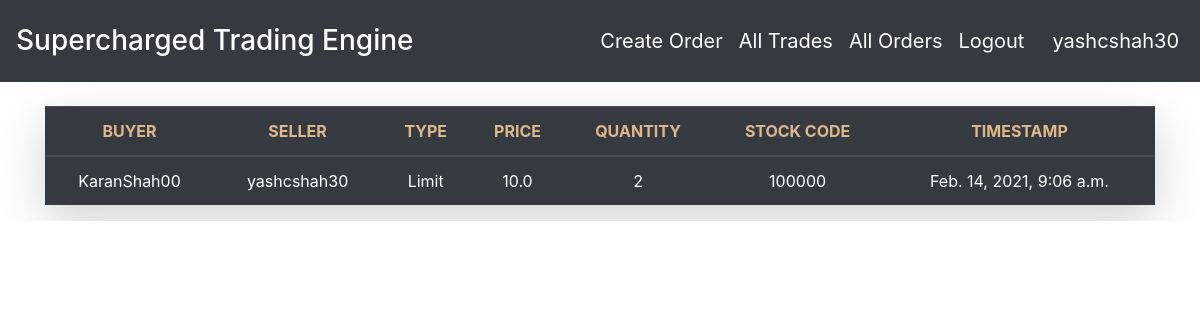
Page /trades/ (signed in) on the earlier database version.
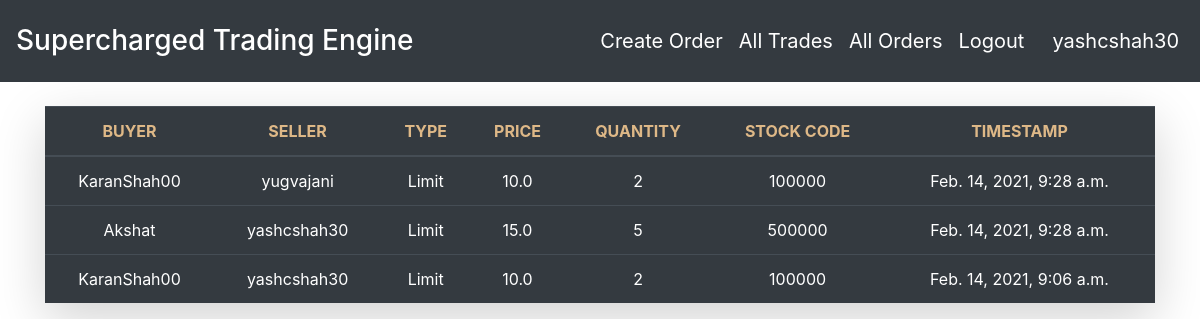
Same page on the later database version.
### orders/models.py (models this page shows, shortened)
class Trade(models.Model):
    buyer = models.ForeignKey(User, on_delete=models.CASCADE, related_name='buyer_user')
    seller = models.ForeignKey(User, on_delete=models.CASCADE, related_name='seller_user')
    type = models.CharField(max_length=1, choices=TYPE_CHOICES)
    timestamp = models.DateTimeField(default=timezone.now)
    price = models.FloatField(default=0.0, validators=[MinValueValidator(0.0)])
    quantity = models.IntegerField(default=1, validators=[MinValueValidator(1)])
    stock_code = models.CharField(max_length=6, validators=[MinLengthValidator(6)])

### orders/views.py (the view)
# urls.py: path('trades/', TradeListView.as_view(), name = 'trades-list'),
class TradeListView(LoginRequiredMixin, ListView):
    model = Trade
    template_name = 'orders/trade_list.html'
    ordering =['-timestamp']
    context_object_name='trades'

### orders/templates/orders/trade_list.html (shortened to what this page needs)
<!DOCTYPE html>
<html lang="en">
<head>
  <link rel="stylesheet" href="https://maxcdn.bootstrapcdn.com/bootstrap/4.4.1/css/bootstrap.min.css">
</head>
<body>
  <nav class="navbar navbar-expand-sm bg-dark navbar-dark">
    <ul class="navbar-nav">
      <li class="nav-item active">
        <p class="text-light"><h3 style="color: white;">Supercharged Trading Engine</h3></p>
      </li>
    </ul>
    <ul class="navbar-nav ml-auto">
      <li class="nav-item">
        <a class="text-ligt nav-link" href="{%url 'order-create' %}" style="color: white;font-size: 20px;padding-right: 8px;">Create Order</a>
      </li>
      <li class="nav-item">
        <a class="text-ligt nav-link" href="{%url 'trades-list' %}" style="color: white;font-size: 20px;padding-right: 8px;">All Trades</a>
      </li>
      <li class="nav-item">
        <a class="text-ligt nav-link" href="{%url 'orders-list' %}" style="color: white;font-size: 20px;padding-right: 8px;">All Orders</a>
      </li>
      <li class="nav-item">
        <a class="text-ligt nav-link" href="{% url 'logout' %} " style="color: white; font-size: 20px;padding-right: 20px;">Logout</a>
      </li>
      <li class="nav-item">
        <a class="text-ligt nav-link" href="#" style="color: white;font-size: 20px;padding-right: 5px;">{{user.username}}</a>
      </li>
    </ul>
  </nav>
<br>
<div class="container">
  <table class="table table-dark table-hover shadow-lg">
    <thead>
      <tr>
        <th class="text-center font-weight-bolder  text-uppercase" style="color: burlywood;">Buyer</th>
        <th class="text-center font-weight-bolder  text-uppercase" style="color: burlywood;">Seller</th>
      <th class="text-center font-weight-bolder  text-uppercase" style="color: burlywood;">Type</th>
        <th class="text-center font-weight-bolder text-uppercase" style="color: burlywood;">Price</th>
        <th class="text-center font-weight-bolder text-uppercase" style="color: burlywood;">Quantity</th>
        <th class="text-center font-weight-bolder text-uppercase" style="color: burlywood;">Stock Code</th>
        <th class="text-center font-weight-bolder text-uppercase" style="color:burlywood;">Timestamp</th>
      </tr>
    </thead>
    <tbody>
        {%if trades%}
        {% for trade in trades%}
        <tr>
            <td class="text-center">{{trade.buyer}}</td>
            <td class="text-center">{{trade.seller}}</td>
          <td class="text-center">{{trade.get_type_display}}</td>
        <td class="text-center">{{trade.price}}</td>
        <td class="text-center">{{trade.quantity}}</td>
        <td class="text-center">{{trade.stock_code}}</td>
        <td class="text-center">{{trade.timestamp}}</td>
      </tr>
        {% endfor %}
        {% endif %}
    </tbody>
  </table>
</div>
</body>
</html

Differences in the rows shown:
added Trade: buyer "KaranShah00", seller "yugvajani", type "Limit", price "10.0", quantity "2", stock_code "100000", timestamp "Feb. 14, 2021, 9:28 a.m."
added Trade: buyer "Akshat", seller "yashcshah30", type "Limit", price "15.0", quantity "5", stock_code "500000", timestamp "Feb. 14, 2021, 9:28 a.m."
